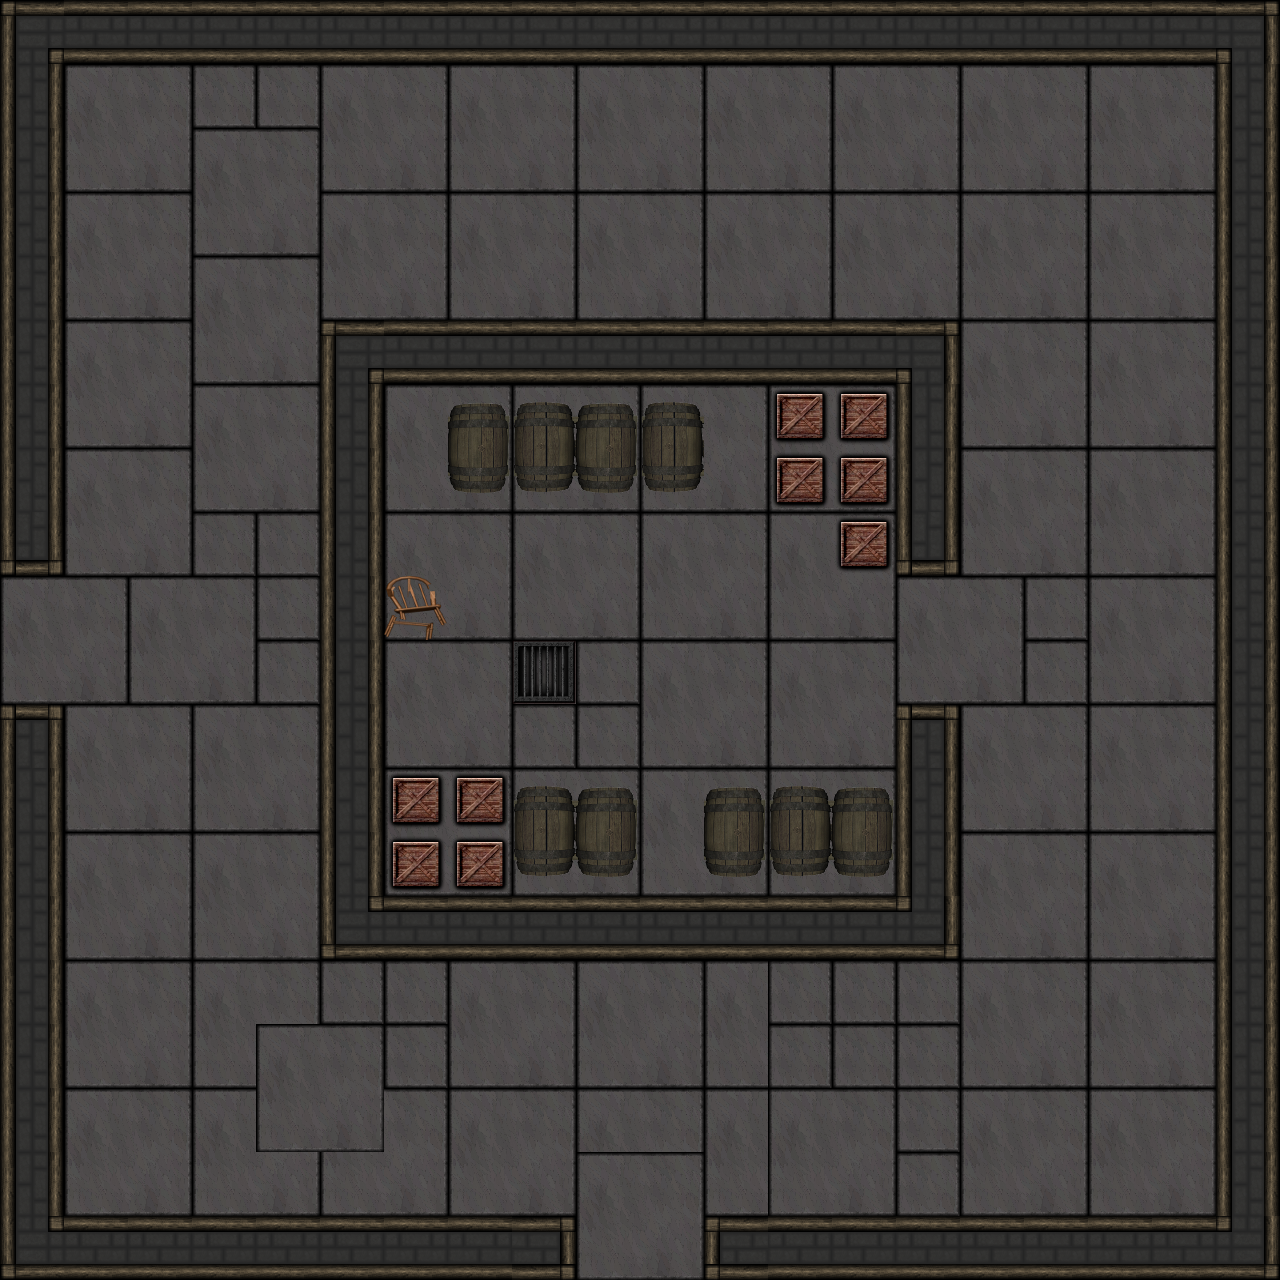

This game map was drawn from its Tiled (.tmx) file and the tilesets committed beside it. A one-line description and the full map source follow:
An orthogonal 20x20 tile map with 64x64 px tiles, 2 tile layers (sol, decor), 2 tilesets and 20 objects (16x wall, 2x zombie, 2x door).

<map version="1.0" tiledversion="1.0.2" orientation="orthogonal" renderorder="right-down" width="20" height="20" tilewidth="64" tileheight="64" nextobjectid="35">
 <tileset firstgid="1" name="test_dungeon" tilewidth="64" tileheight="64" tilecount="160" columns="4">
  <image source="../img/test_dungeon.png" width="256" height="2560" />
 </tileset>
 <tileset firstgid="161" name="test_dungeon" tilewidth="64" tileheight="64" tilecount="160" columns="4">
  <image source="../img/test_dungeon.png" width="256" height="2560" />
 </tileset>
 <layer name="sol" width="20" height="20">
  <data encoding="csv">
3,2,2,2,2,2,2,2,2,2,2,2,2,2,2,2,2,2,2,4,
1,13,14,21,21,13,14,13,14,13,14,13,14,13,14,13,14,13,14,1,
1,17,18,13,14,17,18,17,18,17,18,17,18,17,18,17,18,17,18,1,
1,13,14,17,18,13,14,13,14,13,14,13,14,13,14,13,14,13,14,1,
1,17,18,13,14,17,18,17,18,17,18,17,18,17,18,17,18,17,18,1,
1,13,14,17,18,3,2,2,2,2,2,2,2,2,4,13,14,13,14,1,
1,17,18,13,14,1,13,14,13,14,13,14,13,14,1,17,18,17,18,1,
1,13,14,17,18,1,17,18,17,18,17,18,17,18,1,13,14,13,14,1,
9,17,18,21,21,1,13,14,13,14,13,14,13,14,9,17,18,17,18,1,
13,14,13,14,21,1,17,18,17,18,17,18,17,18,13,14,21,13,14,1,
17,18,17,18,21,1,13,14,13,14,13,14,13,14,17,18,21,17,18,1,
6,13,14,13,14,1,17,18,17,18,17,18,17,18,6,13,14,13,14,1,
1,17,18,17,18,1,13,14,13,14,13,14,13,14,1,17,18,17,18,1,
1,13,14,13,14,1,17,18,17,18,17,18,17,18,1,13,14,13,14,1,
1,17,18,17,18,7,2,2,2,2,2,2,2,2,8,17,18,17,18,1,
1,13,14,13,14,21,21,13,14,13,14,13,21,21,21,13,14,13,14,1,
1,17,18,17,13,14,21,17,18,17,18,17,21,21,21,17,18,17,18,1,
1,13,14,13,17,18,14,13,14,13,14,13,13,14,21,13,14,13,14,1,
1,17,18,17,18,17,18,17,18,13,14,17,17,18,21,17,18,17,18,1,
7,2,2,2,2,2,2,2,10,17,18,5,2,2,2,2,2,2,2,8
</data>
 </layer>
 <layer name="decor" width="20" height="20">
  <data encoding="csv">
0,0,0,0,0,0,0,0,0,0,0,0,0,0,0,0,0,0,0,0,
0,0,0,0,0,0,0,0,0,0,0,0,0,0,0,0,0,0,0,0,
0,0,0,0,0,0,0,0,0,0,0,0,0,0,0,0,0,0,0,0,
0,0,0,0,0,0,0,0,0,0,0,0,0,0,0,0,0,0,0,0,
0,0,0,0,0,0,0,0,0,0,0,0,0,0,0,0,0,0,0,0,
0,0,0,0,0,0,0,0,0,0,0,0,0,0,0,0,0,0,0,0,
0,0,0,0,0,0,0,35,34,35,34,0,49,49,0,0,0,0,0,0,
0,0,0,0,0,0,0,39,38,39,38,0,49,49,0,0,0,0,0,0,
0,0,0,0,0,0,0,0,0,0,0,0,0,49,0,0,0,0,0,0,
0,0,0,0,0,0,28,0,0,0,0,0,0,0,0,0,0,0,0,0,
0,0,0,0,0,0,0,0,109,21,0,0,0,0,0,0,0,0,0,0,
0,0,0,0,0,0,0,0,21,21,0,0,0,0,0,0,0,0,0,0,
0,0,0,0,0,0,49,49,34,35,0,35,34,35,0,0,0,0,0,0,
0,0,0,0,0,0,49,49,38,39,0,39,38,39,0,0,0,0,0,0,
0,0,0,0,0,0,0,0,0,0,0,0,0,0,0,0,0,0,0,0,
0,0,0,0,0,0,0,0,0,0,0,0,0,0,0,0,0,0,0,0,
0,0,0,0,0,0,0,0,0,0,0,0,0,0,0,0,0,0,0,0,
0,0,0,0,0,0,0,0,0,0,0,0,0,0,0,0,0,0,0,0,
0,0,0,0,0,0,0,0,0,0,0,0,0,0,0,0,0,0,0,0,
0,0,0,0,0,0,0,0,0,0,0,0,0,0,0,0,0,0,0,0
</data>
 </layer>
 <objectgroup name="wall">
  <object id="3" name="wall" x="64" y="0" width="1152" height="64" />
  <object id="4" name="wall" x="0" y="0" width="64" height="576" />
  <object id="5" name="wall" x="1216" y="0" width="64" height="1280" />
  <object id="6" name="wall" x="384" y="320" width="512" height="64" />
  <object id="7" name="wall" x="320" y="320" width="64" height="640" />
  <object id="8" name="wall" x="64" y="1216" width="512" height="64" />
  <object id="9" name="wall" x="704" y="1216" width="512" height="64" />
  <object id="12" name="wall" x="384" y="896" width="512" height="64" />
  <object id="13" name="wall" x="896" y="320" width="64" height="256" />
  <object id="14" name="wall" x="896" y="704" width="64" height="256" />
  <object id="15" name="wall" x="0" y="704" width="64" height="576" />
  <object id="30" name="wall" x="384" y="768" width="256" height="128" />
  <object id="31" name="wall" x="704" y="768" width="192" height="128" />
  <object id="32" name="wall" x="768" y="384" width="128" height="128" />
  <object id="33" name="wall" x="832" y="512" width="64" height="64" />
  <object id="34" name="wall" x="448" y="384" width="256" height="128" />
 </objectgroup>
 <objectgroup name="enemy">
  <object id="17" name="zombie" gid="110" x="192" y="896" width="64" height="64" />
  <object id="18" name="zombie" gid="270" x="960" y="1152" width="64" height="64" />
 </objectgroup>
 <objectgroup name="item">
  <object id="24" name="door" gid="111" x="0" y="704" width="64" height="128">
   <properties>
    <property name="dir" value="left" />
    <property name="link" value="map2" />
   </properties>
  </object>
  <object id="26" name="door" gid="115" x="576" y="1280" width="128" height="64">
   <properties>
    <property name="dir" value="bottom" />
    <property name="link" value="map6" />
   </properties>
  </object>
 </objectgroup>
</map>
